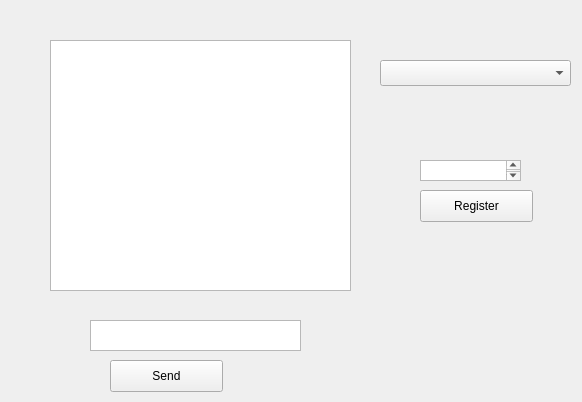
<?xml version="1.0" encoding="UTF-8"?>
<ui version="4.0">
 <class>Form</class>
 <widget class="QWidget" name="Form">
  <property name="geometry">
   <rect>
    <x>0</x>
    <y>0</y>
    <width>582</width>
    <height>402</height>
   </rect>
  </property>
  <property name="windowTitle">
   <string>Form</string>
  </property>
  <widget class="QComboBox" name="comboBox_chatParticipants">
   <property name="geometry">
    <rect>
     <x>380</x>
     <y>60</y>
     <width>191</width>
     <height>26</height>
    </rect>
   </property>
  </widget>
  <widget class="QTextEdit" name="textEdit_chatView">
   <property name="geometry">
    <rect>
     <x>50</x>
     <y>40</y>
     <width>301</width>
     <height>251</height>
    </rect>
   </property>
   <property name="readOnly">
    <bool>true</bool>
   </property>
  </widget>
  <widget class="QTextEdit" name="textEdit_messageInput">
   <property name="geometry">
    <rect>
     <x>90</x>
     <y>320</y>
     <width>211</width>
     <height>31</height>
    </rect>
   </property>
  </widget>
  <widget class="QPushButton" name="pushButton_sendMessage">
   <property name="geometry">
    <rect>
     <x>110</x>
     <y>360</y>
     <width>113</width>
     <height>32</height>
    </rect>
   </property>
   <property name="text">
    <string>Send</string>
   </property>
  </widget>
  <widget class="QPushButton" name="pushbutton_Connect">
   <property name="geometry">
    <rect>
     <x>420</x>
     <y>190</y>
     <width>113</width>
     <height>32</height>
    </rect>
   </property>
   <property name="text">
    <string>Register</string>
   </property>
  </widget>
  <widget class="QTextEdit" name="textEdit_setName">
   <property name="geometry">
    <rect>
     <x>420</x>
     <y>160</y>
     <width>101</width>
     <height>21</height>
    </rect>
   </property>
  </widget>
 </widget>
 <resources/>
 <connections/>
</ui>
